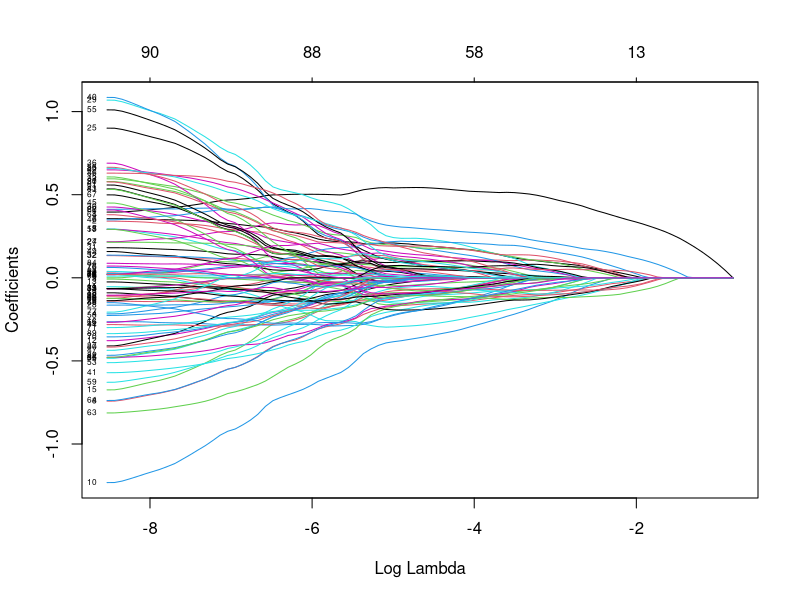
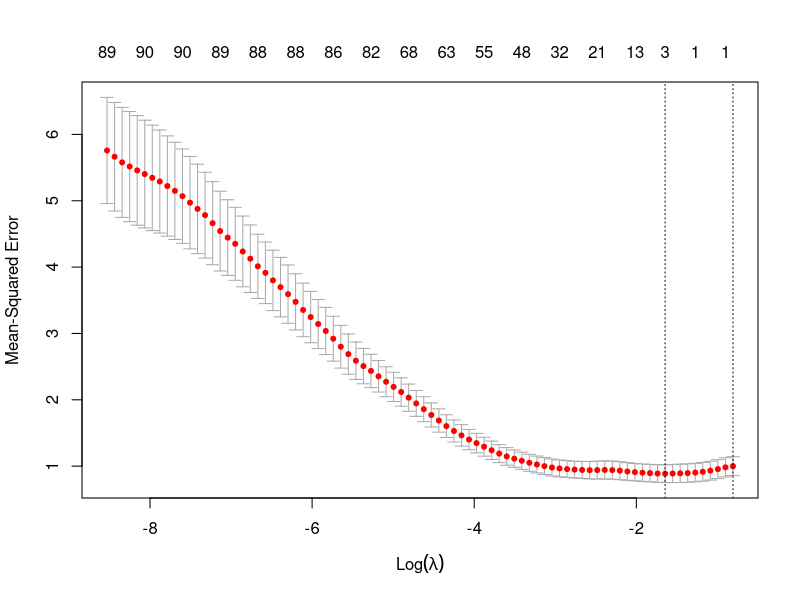

These figures' R source, in order: (Note: this script raises an error after producing the figures.)
###### Session 7: Regularized Regression I ##########
######   Exercise 7.2. Does lasso regression really work?  #######

# We can demonstrate it with a simple simulation. 
# We simulate data from a known model and then apply a lasso regression to see if it identifies the correct model 
# or at least performs better than a multiple linear regression

library(glmnet)
# library(caret)

#### Simulation ####
# Simulate a data set with 90 x and 1 y variable. 
# Y is only related with 1 x variables (X1)
# All other variables are simply random normal-distributed numbers
# with mean fo 0 and SD of 1

set.seed(4)

x<-matrix(rnorm(9000,0,1),nrow=100, ncol=90)  # matrix with 90 x variables and 100 obs
summary(x)

y = rnorm(100)+x[,1]/2 # y = 0.5* x1 + random error (N(0,1)

# PS If you have time you may want to another simulations with 25 predictors
# You could also compare lasso with ridge regression
# simulate a dat set with 25 predictors
# y1 = rnorm(100) + (x[,1]+x[,2]+x[,3]+x[,4]+x[,5]+x[,6]+x[,7]+x[,8]+x[,9]+x[,10]+x[,11]+x[,12]+x[,13]+x[,14]+x[,15]+x[,16]+x[,17]+x[,18]+x[,19]+x[,20]+x[,21]+x[,22]+x[,23]+x[,24]+x[,25])/2

# Z-transform y: If both y and X have a mean of 0 and variance of 1 we can interpete 
# the regression coefficents as standardised beta
# get the mean of y : mean(y) 
# get the sd of y: sd(y)
y <- (y - mean(y)) / sd(y)  # z transform y so that mean is 0 and Sd=1
summary(y)
sd(y)
## Optional: Comment for the purists: We probbaly should use as the theoretical SD 1.22 for y: 
## Var(y) + 0.5 Var(x) = Var(y) + 0.5**2(Var(X))
## = Var(y) + 1/4(Var(x)) = 1+1/4 = 1.25  --> SD= sqrt(1.25)= 1.22
## http://www.stat.ncsu.edu/people/dickey/courses/st711/notes/Notes_pdf/ThreeRules.pdf

# Perform a linear regression
# a) with y and x1 only
r1<-lm(y~x[,1])
summary(r1)  # b should be about 0.5
# 20% of variance is explained by the model

# b) do a multiple regression with all 90 x variables
lr<-(lm(y~x))
summary(lr)

# Questions:
# In this multiple regression, 98.41% of variance is explained and Adjusted R2 is 82.48%
# Also, relatively many variables are statistically significant with 5% of alpha.
# However, although the true predictor (x1) was selected, it is not the most significant variable among the variables
# Why is it overfitting on the data?

##### Model selection using lasso regression ####### 
# Fit a penalised regression mode
# Gaussian means we perform a linear regularized regression with continuous outcome
# alpha = 1 means that we perform lasso regression 
# for a large range of lambdas (100 is default) 
fit1<-glmnet(x, y, family = "gaussian", alpha = 1)

# Plot the penalised regression coefficients against the penalty values. 
plot(fit1, xvar="lambda", label=TRUE)    # plots the coefficents against (log)lamda

# Use 10-fold cross-validation to find the optimal penalty
# The cv.glmnet command can be used to find optimal penalty  by cross-validation

set.seed(101)           # allows us to use the same random vlaue to get the same results, alpha =1 is lasso
cv10<-cv.glmnet(x,y, alpha=1, nfold=10)  # nfold=10 --> 10 fold cv is used to find optimal lambda

# Identify the best lambda: Plot log lambda against MSE of unseen cases 
plot(cv10)  # Vertical lines are drawn at minimum MSE and (min + 1SE) MSE respectively  

# The  optimal value of lambda can be obtained by extracting the lambda.min component of the fitted cv.glmnet object
cv10$lambda.min

# The fitted coefficients at the optimal penalty can be obtained by  using the  coef command 
coef(cv10, s="lambda.min") 

# LASSO only left 3 variables in the model and made the rest of coefficients toward 0
# which means that the rest variables are not hugely considered and removed by regularisation.


# Additional information: Get the MSE for the best lambda model. This is the MSE of  
MSE <- min(cv10$cvm)  # $cvm includes the MSE of all 100 lambdas , min() selects the snmallest
# This is the MSE of the predicted test data 
# Alternative to get MSE for minimum lambda and to get MSE for minimum + 1SE lambda
MSE_min<- cv10$cvm[which(cv10$lambda == cv10$lambda.min)]
MSE_min
# You can also get the min and 1Se lambda and the MSE by using 
print(cv10)


# Explained variance of unseen cases
r2 <- cv10$glmnet.fit$dev.ratio[which(cv10$glmnet.fit$lambda == cv10$lambda.min)]

paste("R2 is: ",  r2)

# There are a lot of formulas for R^2 that can be used.
# Glmnet calculates the fraction of (null) deviance explained (for linear models this is the R-square). 
# See Kvalseth. Cautionary note about R^2. American Statistician (1985) vol. 39 (4) pp. 279-285.
# An alternative which provides often a different result with unstable models is: paste("R2 is: ",  1-(MSE_min/var(y)))


# Apparent validation
# Predict values for the training data set (apparent validity)
predictions<-predict(cv10,newx=x,s="lambda.min",type="response")
# Explained variance within the sample (apparent validation)
# Model prediction performance using caret functions
postResample(pred = predictions, obs = y)
# or: 
paste("The apparent RMSE of model  is: ", RMSE(predictions, y) )
paste("The apparent R2 is: ",  R2(predictions, y))
paste("The apparent MSE of model  is: ", (RMSE(predictions, y)^2))




# Alternative to get MSE for minimum lambda and to get MSE for minimum + 1 SE lambda
# Alternative best lambda (lambda.1SE)
# This lambda penalizes slightly more than the minimum lambda
# It selects a more parsimonious model with almost the same MSE
# It is often better if the changes of lambda around the minimum are very small
# How many variables are selected 
coef(cv10, s="lambda.1se")

# Addtional information: Get MSE for minimum + 1SE lambda
MSE_1SE<- cv10$cvm[which(cv10$lambda == cv10$lambda.1se)]
MSE_1SE
# Calculate the explained variance 
r2 <- cv10$glmnet.fit$dev.ratio[which(cv10$glmnet.fit$lambda == cv10$lambda.1se)]
paste("R2 is: ",  r2)

### End of practical ########

